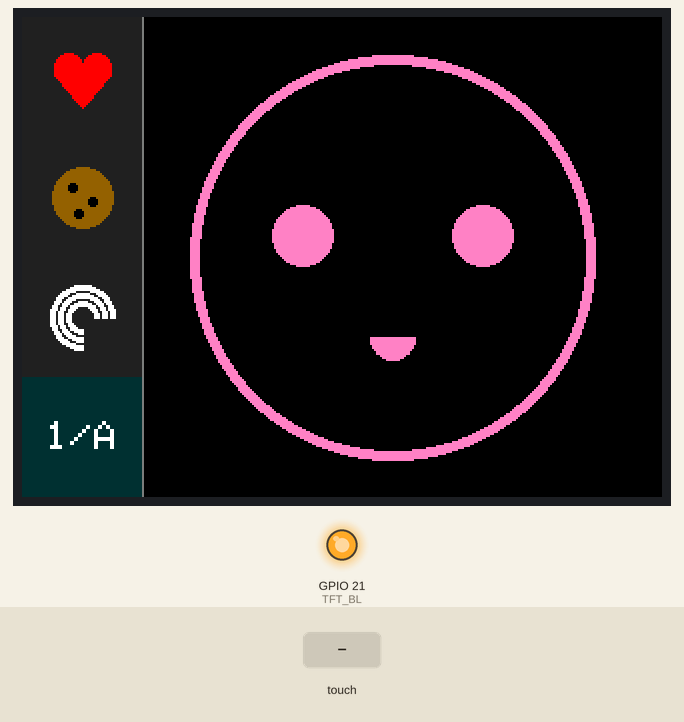
Simulated run of this sketch. Board: ESP32-C3. On the bench: 320×240 colour display, output pins drawn as LEDs (lit = HIGH). The inputs (shaded band) are chosen by the test bench. Random numbers use the default seed unless the sketch sets one.

Above: at 1.5 s.
1.6 s: touch panel pressed at 13 % / 50 % of its raw x / y range
At 2.17 s:
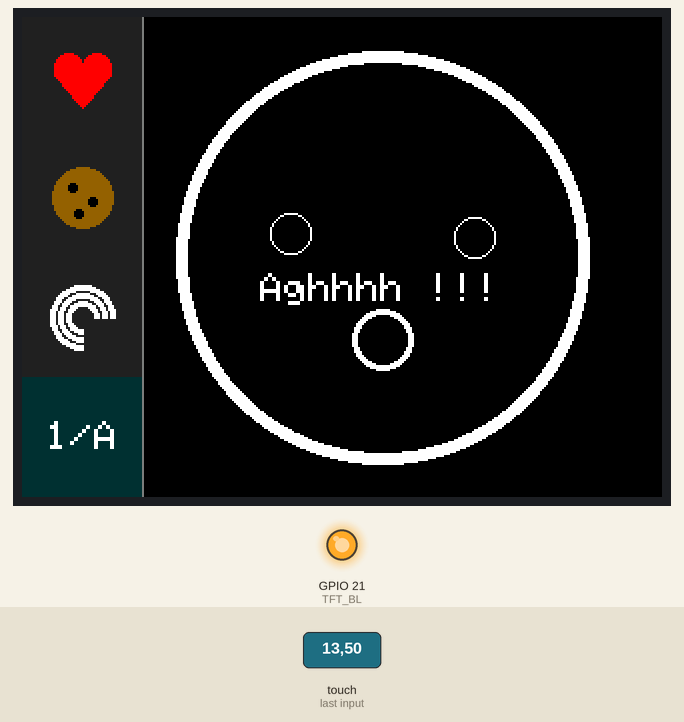
4.5 s: touch panel pressed at 13 % / 10 % of its raw x / y range
At 6.0 s:
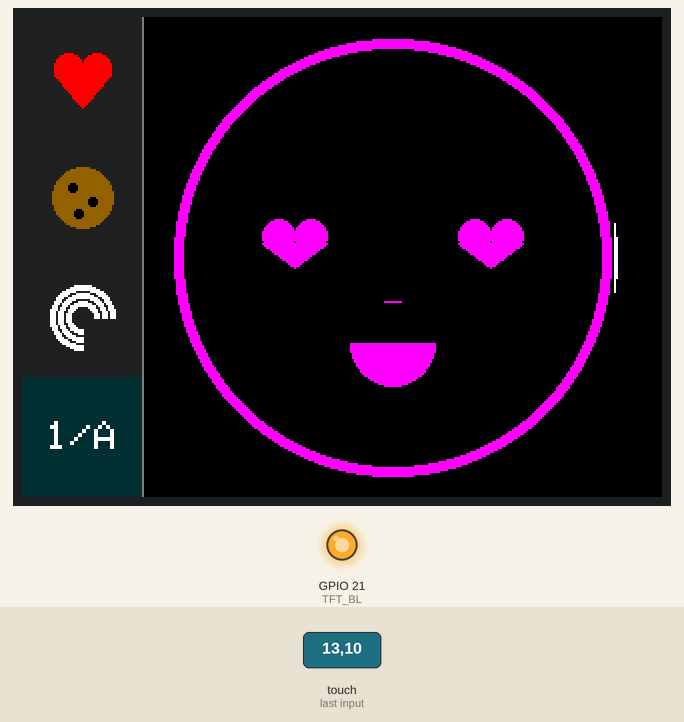
6.9 s: touch panel pressed at 13 % / 30 % of its raw x / y range
At 8.38 s:
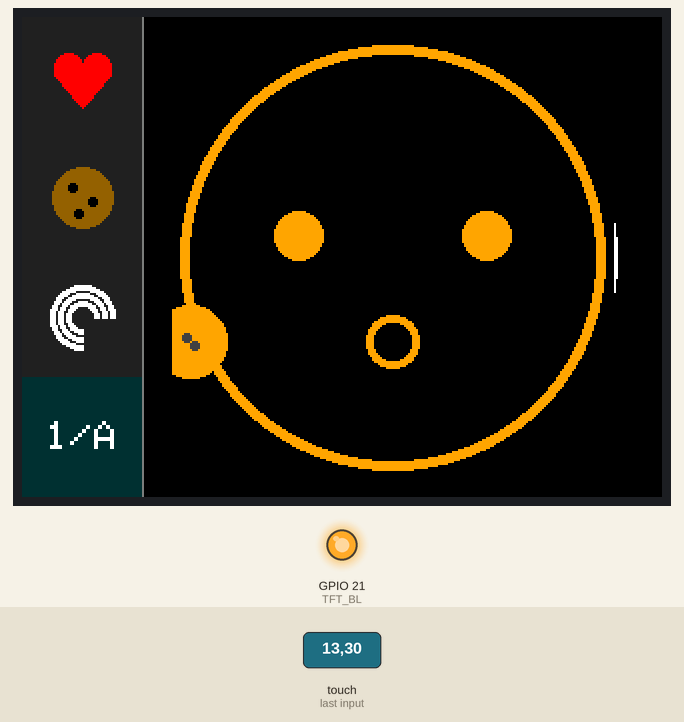
9.9 s: touch panel pressed at 13 % / 90 % of its raw x / y range
At 11.8 s:
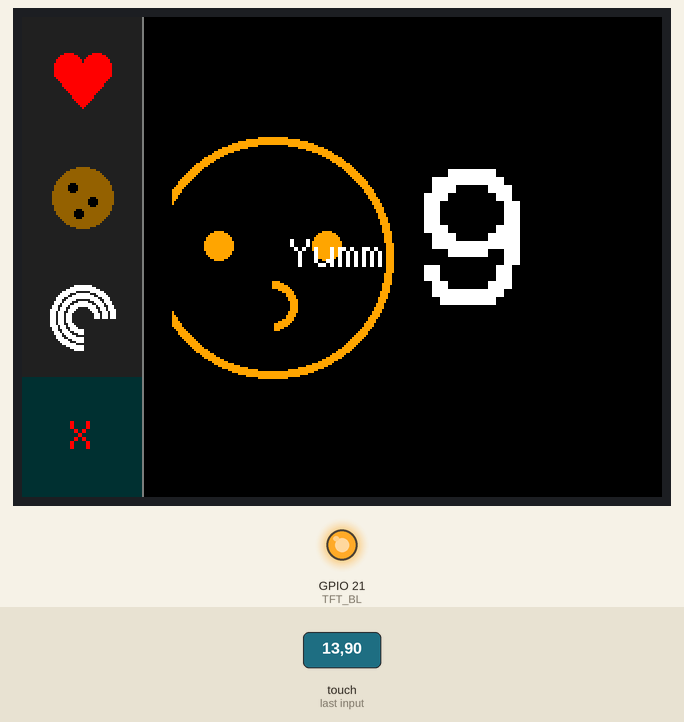
12.1 s: touch panel pressed at 13 % / 70 % of its raw x / y range
At 13.24 s:
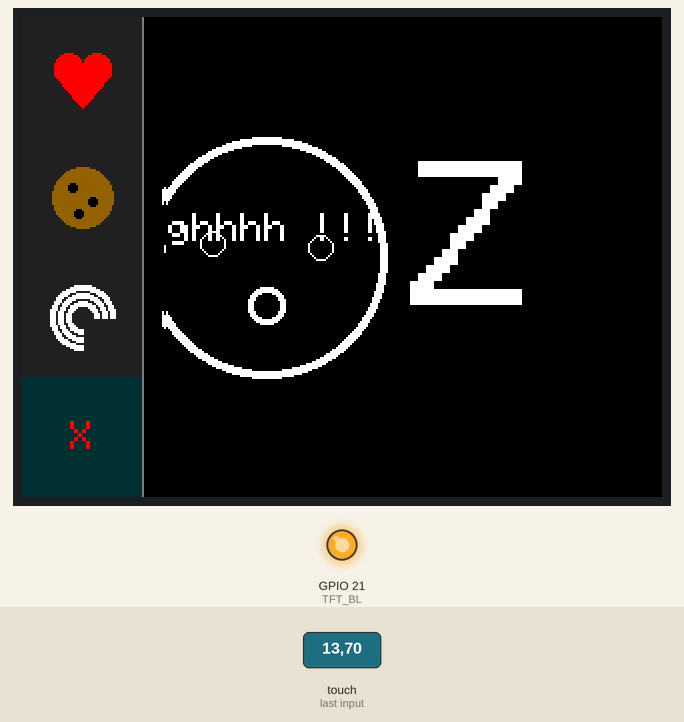
15.1 s: touch panel pressed at 13 % / 50 % of its raw x / y range
At 18.75 s:
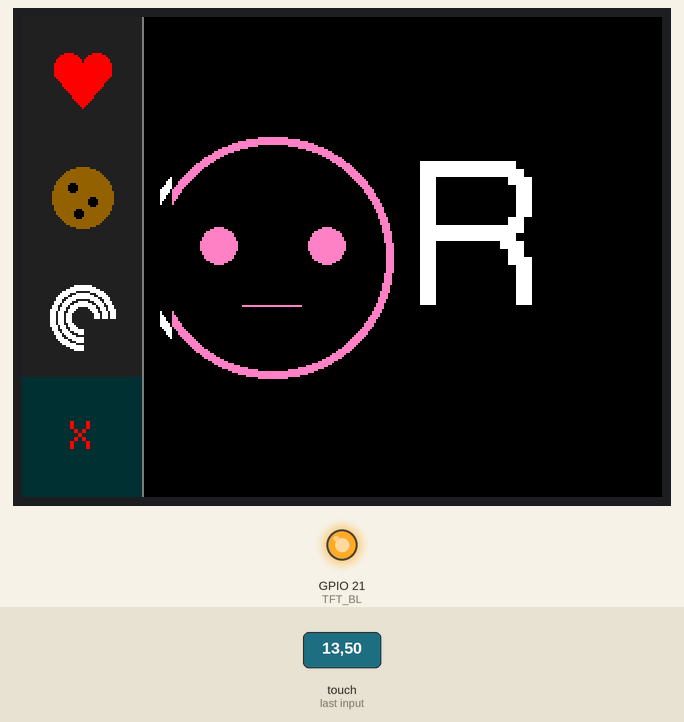

The sketch:

ninabot.ino
```cpp
#include <SPI.h>
#include <TFT_eSPI.h>
#include <XPT2046_Touchscreen.h>

// --- HARDWARE PINS ---
#define XPT2046_IRQ 36
#define XPT2046_MOSI 32
#define XPT2046_MISO 39
#define XPT2046_CLK 25
#define XPT2046_CS 33
#define TFT_BL 21

TFT_eSPI tft = TFT_eSPI();
TFT_eSprite faceSprite = TFT_eSprite(&tft);
SPIClass touchSPI = SPIClass(VSPI);
XPT2046_Touchscreen touch(XPT2046_CS, XPT2046_IRQ);

#define SCREEN_WIDTH 320
#define SCREEN_HEIGHT 240
#define SPRITE_W 220
#define SPRITE_H 220

// --- COLORS ---
#define COLOR_PINK 0xFC18
#define COLOR_BROWN 0x9300
#define COLOR_MIDNIGHT 0x18FF
#define COLOR_PURPLE 0x780F
#define COLOR_ORANGE 0xFD20
#define COLOR_SKY 0x5DFF
#define COLOR_LEAF 0x07E0
#define COLOR_COOKIE 0xFD20
#define COLOR_CHIP 0x4208

// --- MODES & TIMING ---
enum AppMode { PET_MODE, LEARNING_MODE };
AppMode currentAppMode = PET_MODE;

unsigned long lastTouchTime = 0;
const unsigned long SLEEP_THRESHOLD = 300000;
unsigned long lastMoodChange = 0;
const unsigned long MOOD_INTERVAL = 10000;
unsigned long lastValueChange = 0;
unsigned long animEndTime = 0;
unsigned long feedingStartTime = 0;
String currentLearningValue = "A";

bool isPetting = false, isDizzy = false, isFeeding = false, isSleeping = false;
int currentMood = 0, cookieX = 0;
float breathScale = 1.0, breathDir = 0.003;

// --- DRAWING HELPERS ---

void drawHeart(TFT_eSprite &sp, int x, int y, int size, uint16_t color) {
  sp.fillSmoothCircle(x - size/2, y, size/2, color);
  sp.fillSmoothCircle(x + size/2, y, size/2, color);
  sp.fillTriangle(x - size, y + size/4, x + size, y + size/4, x, y + size, color);
}

void drawSidebar(int activeBtn) {
  int btnH = 60;
  tft.setTextDatum(MC_DATUM);
  tft.fillRect(0, 0, 60, 240, 0x2104);
  if (activeBtn == 1) tft.fillRect(0, 0, 60, btnH, TFT_WHITE);
  uint16_t hCol = (activeBtn == 1) ? TFT_BLACK : TFT_RED;
  tft.fillSmoothCircle(23, 25, 7, hCol);
  tft.fillSmoothCircle(37, 25, 7, hCol);
  tft.fillTriangle(16, 28, 44, 28, 30, 45, hCol);
  if (activeBtn == 2) tft.fillRect(0, btnH, 60, btnH, TFT_WHITE);
  tft.fillSmoothCircle(30, 90, 15, COLOR_BROWN);
  tft.fillCircle(25, 85, 2, TFT_BLACK);
  tft.fillCircle(35, 92, 2, TFT_BLACK);
  tft.fillCircle(28, 98, 2, TFT_BLACK);
  if (activeBtn == 3) tft.fillRect(0, btnH*2, 60, btnH, TFT_WHITE);
  uint16_t sCol = (activeBtn == 3) ? COLOR_PINK : TFT_WHITE;
  for(int i=0; i<3; i++) {
    tft.drawSmoothArc(30, 150, 16-i*4, 14-i*4, 0, 270, sCol, (activeBtn == 3) ? TFT_WHITE : 0x2104);
  }
  tft.fillRect(0, btnH * 3, 60, btnH, (activeBtn == 4) ? TFT_YELLOW : 0x0186);
  tft.setTextColor(currentAppMode == LEARNING_MODE ? TFT_RED : TFT_WHITE);
  tft.setTextSize(2);
  tft.drawString(currentAppMode == LEARNING_MODE ? "X" : "1/A", 30, 210);
  tft.drawFastVLine(60, 0, 240, TFT_DARKGREY);
}

void generateRandomValue() {
  if (random(0, 100) < 50) currentLearningValue = String(random(0, 11));
  else currentLearningValue = String((char)random(65, 91));
}

void drawFace(float scale, bool smallMode) {
  faceSprite.fillSprite(TFT_BLACK);
  int cx = SPRITE_W / 2; int cy = SPRITE_H / 2;
  float finalScale = smallMode ? 0.6 : scale;
  int drawX = smallMode ? 50 : cx;
  int drawY = cy;

  bool pettingActive = (millis() < animEndTime && isPetting);
  bool dizzyActive = (millis() < animEndTime && isDizzy);

  float subAnim = (float)(millis() % 2000) / 2000.0;
  bool blinkState = (millis() % 3000 < 200);

  uint16_t moodColor = COLOR_PINK;
  if (isSleeping) moodColor = COLOR_MIDNIGHT;
  else if (pettingActive) moodColor = TFT_MAGENTA;
  else if (dizzyActive) moodColor = TFT_WHITE;
  else if (isFeeding) moodColor = COLOR_ORANGE;
  else {
    uint16_t palette[] = {COLOR_PINK, TFT_YELLOW, COLOR_PURPLE, COLOR_ORANGE, TFT_CYAN, COLOR_LEAF, TFT_RED, COLOR_SKY, TFT_WHITE, COLOR_BROWN, 0xFC18, 0xFD20, 0x780F, 0x07E0, 0x5DFF, 0xFC18, 0xFFFF, 0x9300, 0xFC18, 0x780F};
    moodColor = palette[currentMood % 20];
  }

  faceSprite.drawSmoothArc(drawX, drawY, 100*finalScale, 96*finalScale, 0, 360, moodColor, TFT_BLACK);

  int eyeSp = 45 * finalScale;
  int eyeY = drawY - (10 * finalScale);
  int mouthY = drawY + (40 * finalScale);

  if (isSleeping) {
    faceSprite.drawSmoothArc(drawX - eyeSp, eyeY, 15*finalScale, 12*finalScale, 100, 260, moodColor, TFT_BLACK);
    faceSprite.drawSmoothArc(drawX + eyeSp, eyeY, 15*finalScale, 12*finalScale, 100, 260, moodColor, TFT_BLACK);
    faceSprite.fillSmoothCircle(drawX + 60, drawY - 60, 15, TFT_YELLOW);
    faceSprite.fillSmoothCircle(drawX + 53, drawY - 60, 12, TFT_BLACK);
    if ((millis() / 400) % 2 == 0) faceSprite.fillSmoothCircle(drawX - 70, drawY - 50, 2, TFT_WHITE);
    for (int i = 0; i < 3; i++) {
      float zOffset = (float)((millis() + (i * 800)) % 2400) / 2400.0;
      int zPosX = drawX + 30 + (zOffset * 40); int zPosY = drawY - 20 - (zOffset * 60);
      int zSize = 3 - (zOffset * 2);
      if (zSize > 0) { faceSprite.setTextSize(zSize); faceSprite.setTextColor(TFT_WHITE); faceSprite.drawString("Z", zPosX, zPosY); }
    }
    faceSprite.drawSmoothArc(drawX, mouthY, 8 * finalScale, 6 * finalScale, 0, 360, moodColor, TFT_BLACK);
  } else if (pettingActive) {
    float hPulse = 1.0 + (sin(millis()*0.01)*0.1);
    drawHeart(faceSprite, drawX - eyeSp, eyeY, 14*hPulse*finalScale, moodColor);
    drawHeart(faceSprite, drawX + eyeSp, eyeY, 14*hPulse*finalScale, moodColor);
    faceSprite.fillSmoothCircle(drawX, mouthY, 20 * finalScale, moodColor);
    faceSprite.fillRect(drawX - 30, mouthY - 20, 60, 20, TFT_BLACK);
  } else if (dizzyActive) {
    // --- DIZZY ANIMATION (SHAKE BUTTON) ---
    int dOffset = sin(millis()*0.02)*5;
    faceSprite.drawCircle(drawX - eyeSp, eyeY + dOffset, 10*finalScale, moodColor);
    faceSprite.drawCircle(drawX + eyeSp, eyeY - dOffset, 10*finalScale, moodColor);
    faceSprite.drawSmoothArc(drawX, mouthY, 15*finalScale, 13*finalScale, 0, 360, moodColor, TFT_BLACK);

    // --- FLOATING "AGH" ANIMATION ---
    float progress = (float)(animEndTime - millis()) / 3000.0; // 1.0 to 0.0
    int floatY = mouthY - map((int)(progress * 100), 0, 100, 80, 20); // Move up
    int tSize = (progress > 0.5) ? 2 : 1; // Get smaller half-way
    uint16_t fadeCol = (progress > 0.6) ? TFT_WHITE : (progress > 0.3 ? TFT_SILVER : TFT_DARKGREY);

    faceSprite.setTextColor(fadeCol);
    faceSprite.setTextSize(tSize);
    faceSprite.setTextDatum(MC_DATUM);
    faceSprite.drawString("Aghhhh !!!", drawX + dOffset, floatY);
  } else if (isFeeding) {
    faceSprite.fillSmoothCircle(drawX - eyeSp, eyeY, 12 * finalScale, moodColor);
    faceSprite.fillSmoothCircle(drawX + eyeSp, eyeY, 12 * finalScale, moodColor);

    if (cookieX < drawX + 10) {
      float distToMouth = abs(drawX - cookieX);
      int cookieSize = (distToMouth < 40) ? map(distToMouth, 0, 40, 6, 18) : 18;
      faceSprite.fillSmoothCircle(cookieX, mouthY, cookieSize, COLOR_COOKIE);
      if (cookieSize > 8) {
        faceSprite.fillCircle(cookieX-2, mouthY-2, 2, COLOR_CHIP);
        faceSprite.fillCircle(cookieX+2, mouthY+2, 2, COLOR_CHIP);
      }
      int mouthOpen = 8 + (sin(millis() * 0.015) * 6);
      faceSprite.drawSmoothArc(drawX, mouthY, mouthOpen, mouthOpen - 3, 0, 360, moodColor, TFT_BLACK);
      cookieX += 3;
    } else {
      faceSprite.drawSmoothArc(drawX, mouthY, 12, 9, 180, 360, moodColor, TFT_BLACK);
      faceSprite.setTextColor(TFT_WHITE);
      faceSprite.setTextSize(2);
      faceSprite.drawString("Yumm !", drawX + 45, mouthY - 25);
      if (millis() - feedingStartTime > 5000) isFeeding = false;
    }
  } else {
    switch(currentMood) {
      case 1:
        {
          for(int i=0; i<360; i+=45) {
            int rot = millis()/20;
            faceSprite.drawFastVLine(drawX + cos((i+rot)*0.017)*75, drawY + sin((i+rot)*0.017)*75, 12, TFT_YELLOW);
          }
          if(!blinkState) { faceSprite.fillSmoothCircle(drawX-eyeSp, eyeY, 12, moodColor); faceSprite.fillSmoothCircle(drawX+eyeSp, eyeY, 12, moodColor); }
          faceSprite.fillSmoothCircle(drawX, mouthY, 20 * finalScale, moodColor);
          faceSprite.fillRect(drawX - 25, mouthY - 20, 50, 20, TFT_BLACK);
        }
        break;
      case 2:
        {
          int twitch = sin(millis()*0.03)*5;
          faceSprite.fillTriangle(drawX-60, drawY-80, drawX-30, drawY-100, drawX-10, drawY-80, moodColor);
          faceSprite.fillTriangle(drawX+60, drawY-80, drawX+30, drawY-100, drawX+10, drawY-80, moodColor);
          faceSprite.drawLine(drawX-20, drawY, drawX-50+twitch, drawY-10, moodColor);
          faceSprite.drawLine(drawX+20, drawY, drawX+50-twitch, drawY-10, moodColor);
          faceSprite.fillSmoothCircle(drawX-eyeSp, eyeY, 10, moodColor); faceSprite.fillSmoothCircle(drawX+eyeSp, eyeY, 10, moodColor);
          faceSprite.drawSmoothArc(drawX-8, mouthY, 10, 8, 100, 260, moodColor, TFT_BLACK);
          faceSprite.drawSmoothArc(drawX+8, mouthY, 10, 8, 100, 260, moodColor, TFT_BLACK);
        }
        break;
      case 3:
        {
          faceSprite.fillSmoothCircle(drawX, drawY-85, 20, TFT_LIGHTGREY);
          for(int i=0; i<3; i++) {
            int rx = drawX - 20 + (i*20);
            int ry = drawY - 60 + ((millis() + i*500) % 40);
            faceSprite.fillCircle(rx, ry, 2, COLOR_SKY);
          }
          faceSprite.drawSmoothArc(drawX-eyeSp, eyeY, 12, 10, 100, 260, moodColor, TFT_BLACK);
          faceSprite.drawSmoothArc(drawX, mouthY+10, 15, 13, 100, 260, moodColor, TFT_BLACK);
        }
        break;
      case 4:
        {
          int v = random(-2, 3);
          faceSprite.drawLine(drawX-eyeSp-10, eyeY-15+v, drawX-eyeSp+10, eyeY-5+v, moodColor);
          faceSprite.drawLine(drawX+eyeSp+10, eyeY-15+v, drawX+eyeSp-10, eyeY-5+v, moodColor);
          faceSprite.fillSmoothCircle(drawX-eyeSp, eyeY+v, 10, moodColor);
          faceSprite.fillSmoothCircle(drawX+eyeSp, eyeY+v, 10, moodColor);
          faceSprite.drawFastHLine(drawX-15+v, mouthY, 30, moodColor);
        }
        break;
      case 6:
        {
          faceSprite.fillSmoothCircle(drawX-eyeSp, eyeY, 12, moodColor);
          if (subAnim < 0.5) faceSprite.fillSmoothCircle(drawX+eyeSp, eyeY, 12, moodColor);
          else faceSprite.drawFastHLine(drawX+eyeSp-10, eyeY, 20, moodColor);
          faceSprite.drawSmoothArc(drawX+5, mouthY, 15, 13, 180, 280, moodColor, TFT_BLACK);
        }
        break;
      case 11:
        {
          faceSprite.fillSmoothCircle(drawX-eyeSp, eyeY, 10, moodColor); faceSprite.fillSmoothCircle(drawX+eyeSp, eyeY, 10, moodColor);
          faceSprite.fillSmoothCircle(drawX+70, drawY-40+((millis()/10)%30), 4, COLOR_SKY);
          faceSprite.drawCircle(drawX, mouthY, 6, moodColor);
        }
        break;
      default:
        {
          faceSprite.fillSmoothCircle(drawX-eyeSp, eyeY, 15*finalScale, moodColor);
          faceSprite.fillSmoothCircle(drawX+eyeSp, eyeY, 15*finalScale, moodColor);
          float smile = sin(millis()*0.002);
          if (smile > 0) {
            faceSprite.fillSmoothCircle(drawX, mouthY, 15 * finalScale * smile, moodColor);
            faceSprite.fillRect(drawX - 25, mouthY - 18, 50, 18, TFT_BLACK);
          } else {
            faceSprite.drawFastHLine(drawX-15, mouthY, 30, moodColor);
          }
        }
        break;
    }
    if(currentMood > 6 && currentMood != 11) {
       int mSize = 10 + sin(millis()*0.005)*8;
       faceSprite.fillSmoothCircle(drawX, mouthY, mSize * finalScale, moodColor);
       faceSprite.fillRect(drawX - 25, mouthY - 18, 50, 18, TFT_BLACK);
    }
  }

  if (smallMode) {
    faceSprite.setTextColor(TFT_WHITE, TFT_BLACK); faceSprite.setTextDatum(MC_DATUM);
    faceSprite.setTextSize(4); faceSprite.drawString(currentLearningValue, 150, cy, 4);
  }

  int shake = (dizzyActive && !isSleeping) ? random(-6, 6) : 0;
  faceSprite.pushSprite(75 + shake, (SCREEN_HEIGHT - SPRITE_H) / 2);
}

void setup() {
  pinMode(TFT_BL, OUTPUT); digitalWrite(TFT_BL, HIGH);
  tft.init(); tft.setRotation(1); tft.invertDisplay(true); tft.fillScreen(TFT_BLACK);
  touchSPI.begin(XPT2046_CLK, XPT2046_MISO, XPT2046_MOSI, XPT2046_CS);
  touch.begin(touchSPI); touch.setRotation(1);
  faceSprite.createSprite(SPRITE_W, SPRITE_H);
  faceSprite.setTextDatum(MC_DATUM);
  tft.fillScreen(TFT_BLACK);
  drawSidebar(0);
  lastTouchTime = millis();
}

void loop() {
  unsigned long now = millis();
  static int lastBtn = 0;
  int currentActiveBtn = 0;

  if (touch.touched()) {
    if (isSleeping) { isSleeping = false; tft.fillRect(61, 0, 259, 240, TFT_BLACK); }
    lastTouchTime = now;
    TS_Point p = touch.getPoint();
    int tx = map(p.x, 200, 3700, 0, SCREEN_WIDTH);
    int ty = map(p.y, 240, 3800, 0, SCREEN_HEIGHT);
    if (tx < 60) {
      if (ty < 60) {
        isPetting = true;
        isDizzy = false;
        animEndTime = now + 3000;
        currentActiveBtn = 1;
      }
      else if (ty < 120) {
        if(!isFeeding) {
          isFeeding = true;
          cookieX = 0;
          feedingStartTime = now;
        }
        currentActiveBtn = 2;
      }
      else if (ty < 180) {
        isDizzy = true;
        isPetting = false;
        animEndTime = now + 3000;
        currentActiveBtn = 3;
      }
      else {
        if (lastBtn != 4) {
          currentAppMode = (currentAppMode == PET_MODE) ? LEARNING_MODE : PET_MODE;
          if (currentAppMode == LEARNING_MODE) { generateRandomValue(); lastValueChange = now; }
          tft.fillRect(61, 0, 259, 240, TFT_BLACK);
        }
        currentActiveBtn = 4;
      }
      if (currentActiveBtn != lastBtn) { drawSidebar(currentActiveBtn); lastBtn = currentActiveBtn; }
    }
  } else {
    if (lastBtn != 0) { drawSidebar(0); lastBtn = 0; }
  }

  if (now > animEndTime) {
    isPetting = false;
    isDizzy = false;
  }

  if (!isSleeping && (now - lastTouchTime > SLEEP_THRESHOLD)) {
    isSleeping = true;
    tft.fillRect(61, 0, 259, 240, TFT_BLACK);
  }

  if (!isSleeping && currentAppMode == PET_MODE && (now - lastMoodChange > MOOD_INTERVAL)) {
    currentMood = random(0, 20);
    lastMoodChange = now;
  }

  if (currentAppMode == LEARNING_MODE && !isSleeping && (now - lastValueChange > 3000)) {
    generateRandomValue(); lastValueChange = now;
  }

  breathScale += isSleeping ? (breathDir * 0.5) : breathDir;
  if (breathScale > 1.1 || breathScale < 0.9) breathDir *= -1;
  drawFace(breathScale, (currentAppMode == LEARNING_MODE));
  delay(20);
}
```

Measured:
- what the display in image 2 shows lasts 0.4 s, from 5.8 s to 6.2 s
